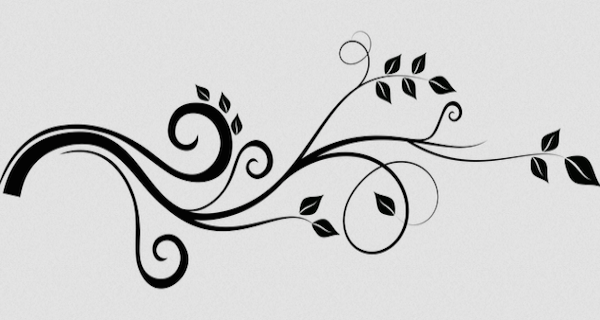
//> input picture vision-opencv/src/opencv_tutorial/src/ya.png, 600 x 320 px, given in place of the camera
$ ./usb_cam   (built with g++ and OpenCV 4)
//> lines starting //> are read from the running program, lines starting //| are printed output that depends on the picture; after the words box and inside, x2 and y2 are one past the last pixel; in counts of white or black regions, pixels touching at a corner belong together
#include "opencv2/opencv.hpp"

using namespace cv;

int main(int, char**)
{
    VideoCapture cap(0); // open the default camera
    if(!cap.isOpened())  // check if we succeeded
        return -1;

    Mat edges;
    namedWindow("edges",1);
    while(true)
    {
        Mat frame;
        cap >> frame; // get a new frame from camera
//> frame is the input picture: 320 rows x 600 cols, CV_8UC3; mean B, G, R 208.2, 208.3, 208.2
        cvtColor(frame, edges, CV_BGR2GRAY);
        GaussianBlur(edges, edges, Size(7,7), 1.5, 1.5);
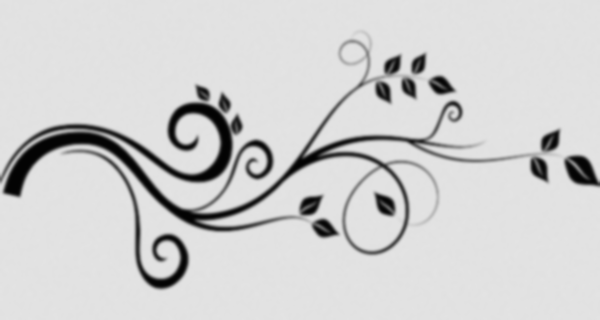
//> edges: 320 rows x 600 cols, CV_8UC1; min 2, max 227, mean 208.3
        Canny(edges, edges, 0, 30, 3);
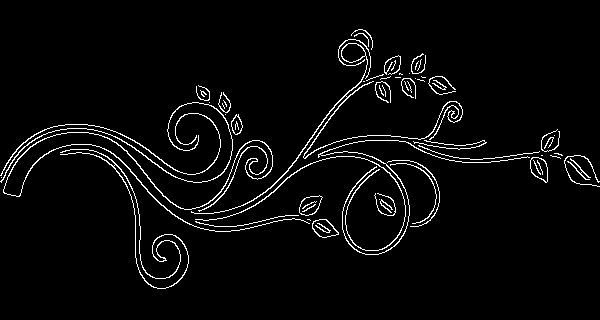
//> edges: 320 rows x 600 cols, CV_8UC1; 3.7% white in thin lines or dots, all inside (x1, y1, x2, y2) = (0, 29, 600, 289)
        imshow("edges", edges);
        imshow("Frame before Threshold", frame);
        threshold(frame, frame, 125, 255, 1);
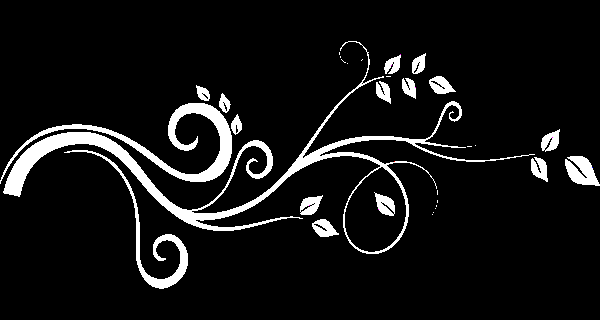
//> frame: 320 rows x 600 cols, CV_8UC3; mean B, G, R 20.2, 20.2, 20.2
        imshow("Frame after threshold", frame);
        if(waitKey(30) >= 0) break;
//> the Esc key is pressed
    }
    // the camera will be deinitialized automatically in VideoCapture destructor
    return 0;
}
